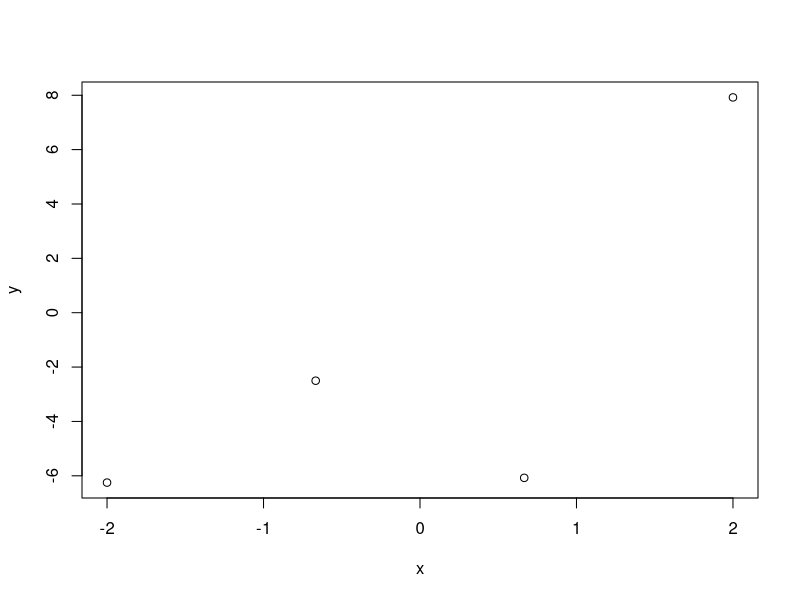

R code for this plot: (Note: this script raises an error after producing the figure.)
## ---- chunk 1
  if (exists("lsg") == FALSE){ #Nur falls von RStudio aufgerufen
    lsg <- TRUE   #Wenn man die lsg ausgeben will dann lsg <- TRUE sonst 
  }
  if (exists("baseDir") == FALSE){ #Nur falls von RStudio aufgerufen
    baseDir = getwd()
  }
  ig <- function(name, scale = 1) {
     return (paste0("\\includegraphics[ scale =", scale,"]{", baseDir,"/", name, "}"))
  }
## ---- chunk 2
N = 4
x = c(-2.,-0.66666, 0.666, 2.)
y = c(-6.25027354, -2.50213382, -6.07525495,  7.92081243)
plot(x,y)
## ---- chunk 3
bayesplot::mcmc_trace(samples$draws())
## ---- chunk 4
# They rapidly jump over all values. All chains are similar. The Hairy Capatiller
## ---- chunk 5
  samples
## ---- chunk 6
# Rhat close to one and n_eff lager than half the number of draws; look fine
## ---- chunk 7
# Extract samples
post = samples$draws(format = 'df') #Sampling
if (lsg){ #Only show plots in the solution
  library(tidyverse)
  ggplot(post, aes(x=a, y=b)) + geom_point(size=0.1) + geom_density_2d() 
  hist(post$a,100, freq=F)
  lines(density(post$a),col='red')  
}
## ---- chunk 8
T = nrow(post)
xs = -10:15 # The x-range 17 values from -1 to 15
M = length(xs) 
yix = matrix(nrow=T, ncol = M) #Matrix from samples (number of posterior draws vs number of xs)
muix = matrix(nrow=T, ncol = M) #Matrix from mu (number of posterior draws vs number of xs)
for (i in 1:T){ #Samples from the posterior
  a = post$a[i] #Corresponds to samples from theta
  b = post$b[i]
  sigma = post$sigma[i]
  for (j in 1:M){ #Different values of X
    mu = a * xs[j] + b
    muix[i,j] = a * xs[j] + b
    yix[i,j] = rnorm(1, mu, sigma) # Single number drawn
  }
}

if (FALSE){
  plot(x, y, xlim=c(-10,15), ylim=c(-25,25), ylab='mu=a*x+b')
  for (i in 1:100){
    lines(xs, muix[i,],lwd=0.25,col='blue')
  }
  
  plot(x, y, xlim=c(-10,15), ylim=c(-25,25), ylab='ys')
  for (i in 1:100){
    points(xs, yix[i,], pch='.',col='red')
  }
}
## ---- chunk 9
plot(x, y, xlim=c(-10,15), ylim=c(-25,25), ylab='quantiles (y and mu)')
quant_lines = function(x2, y_pred, col='blue'){
  m = apply(y_pred, 2,quantile, probs=c(0.50))
  lines(x2, m,col=col)
  q05 = apply(y_pred, 2, quantile, probs=c(0.25))
  q95 = apply(y_pred, 2, quantile, probs=c(0.75))
  lines(x2, q05,col=col)
  lines(x2, q95,col=col)  
}

quant_lines(xs,yix, col='red')
quant_lines(xs,muix, col='blue')
## ---- chunk 10
  x2 = -10:15
  N2 = length(x2)
  m2 <- cmdstan_model('~/Documents/GitHub/da/lab/lr_mcmc_diag/Stan_Primer_model_pred.stan') #Compiling
  fit2 = m2$sample(data=list(N=N,x=x, y=y, N2=N2,x2=x2))
## ---- chunk 11
  y_pred = fit2$draws('Y_predict', format = 'df')[,1:26] #Only the ones starting with predicts
  dim(y_pred)
  plot(x, y, xlim=c(-10,15), ylim=c(-25,25), ylab='quantiles (y and mu)')
  quant_lines(x2,y_pred, col='red')
